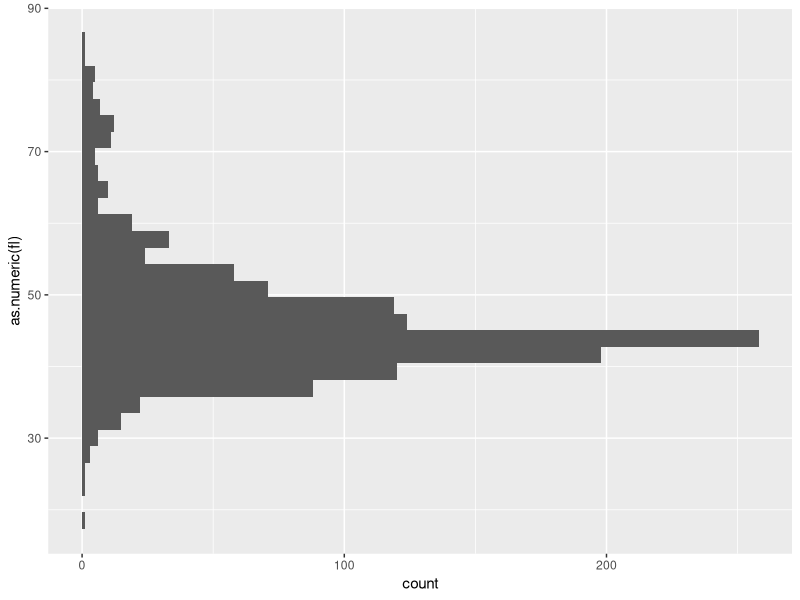

Write R code to recreate this figure.

library(ggplot2)
library(dplyr)
library(lubridate)

ldata = read.csv("length_data_fixed.csv")

ldata$year = dmy(ldata$date) %>% year()

ggplot(ldata)+
  geom_histogram(aes(y = as.numeric(fl)))




teste = data.frame(a = ldata$date, b = dmy(ldata$date))
